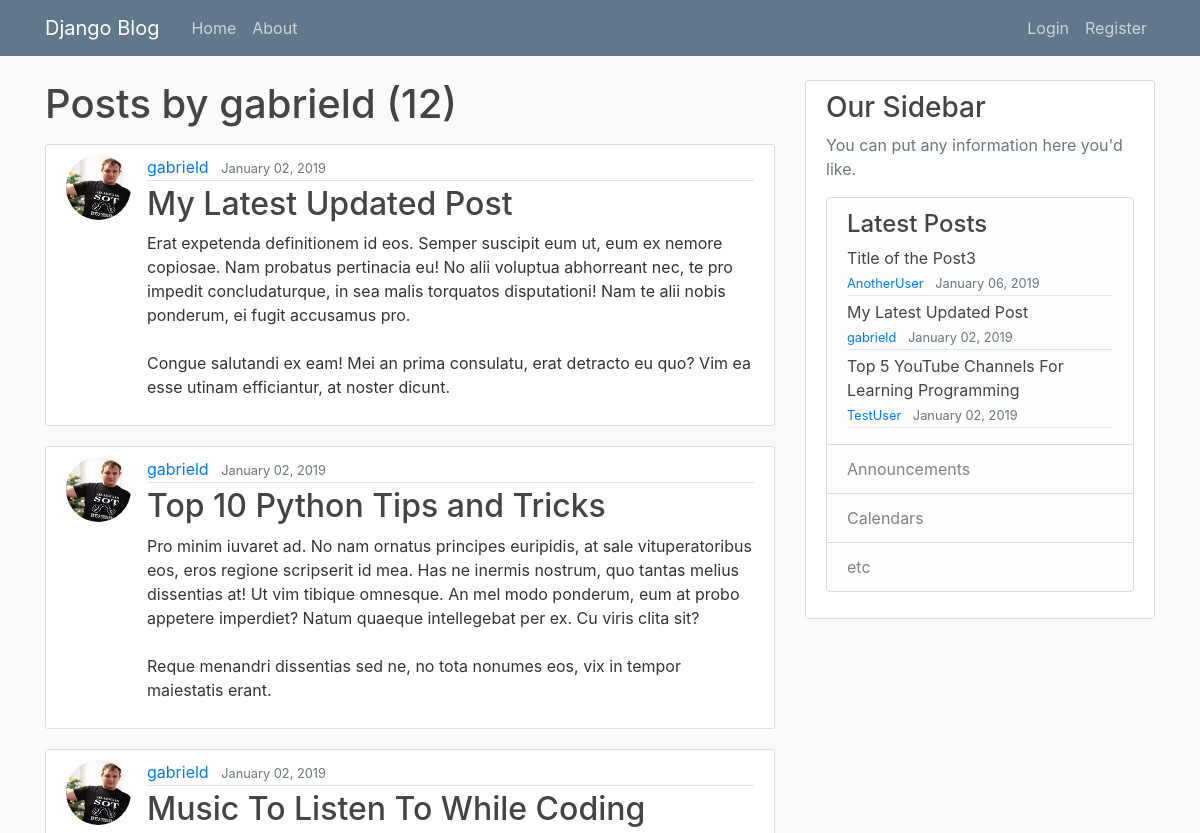
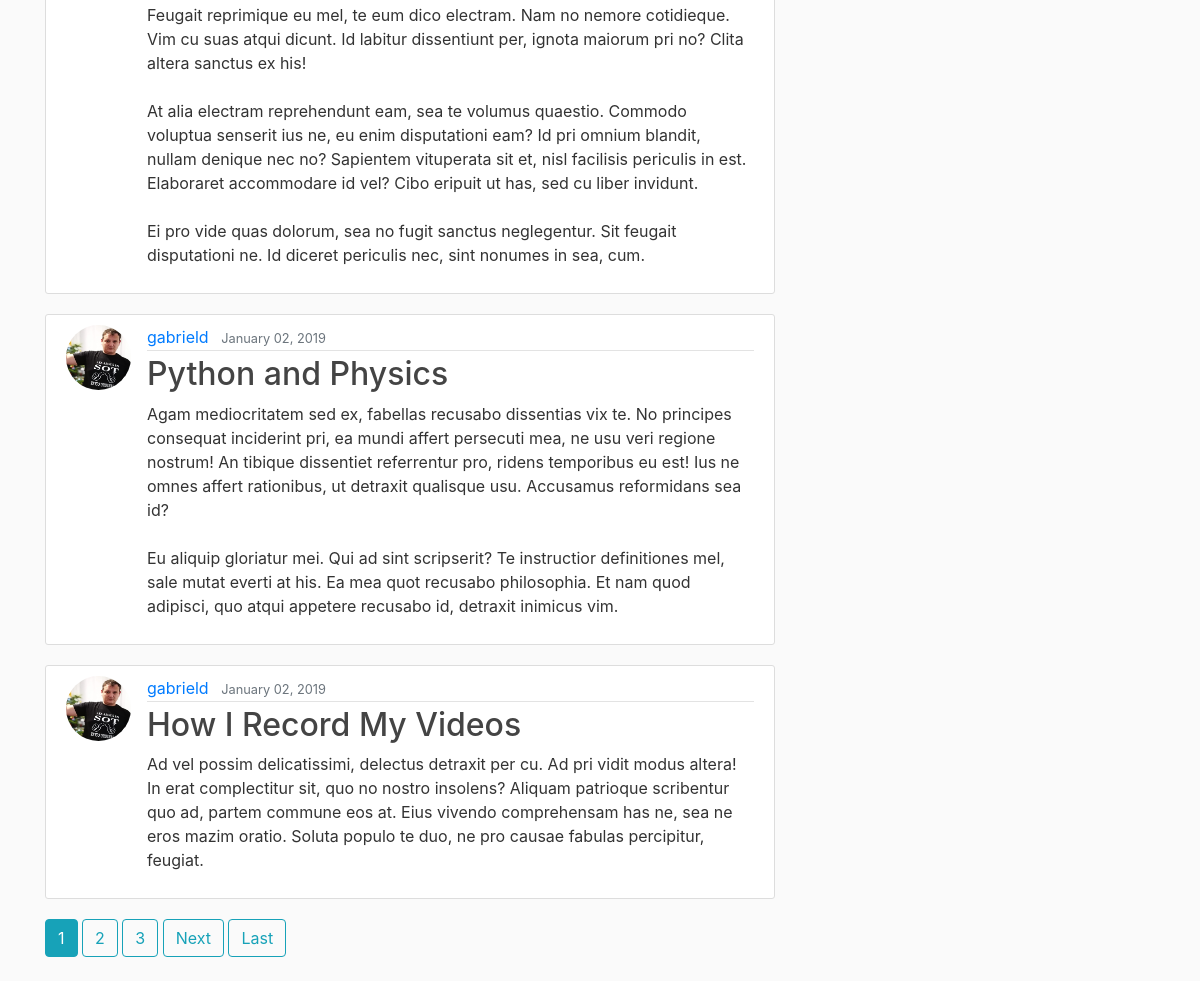
The page /user/gabrield on the database its author committed (2 pictures, top to bottom).
### blog/models.py (models this page shows, shortened)
class Post(models.Model):
    title = models.CharField(max_length=100)
    content = models.TextField()
    date_posted = models.DateTimeField(default=timezone.now)
    author = models.ForeignKey(User, on_delete=models.CASCADE)

### users/models.py (models this page shows, shortened)
class Profile(models.Model):
    user = models.OneToOneField(User, on_delete=models.CASCADE)
    image = models.ImageField(default='default.jpg', upload_to='profile_pics')

### blog/views.py (the view)
# urls.py: path('user/<str:username>', UserPostListView.as_view(), name='user-posts'),
class UserPostListView(SlideBar, ListView):
    model = Post
    template_name = 'blog/user_posts.html'  # <app>/<model>_<viewtype>.html
    context_object_name = 'posts'
    ordering = ['-date_posted']
    paginate_by = 5  # pagination functionality (from django.core.paginator import Paginator)
    def get_queryset(self):
        user = get_object_or_404(User, username=self.kwargs.get('username'))
        return Post.objects.filter(author=user).order_by('-date_posted')

### blog/views.py (called while the page is built)
    def get_context_data(self, **kwargs):
        context = super().get_context_data(**kwargs)
        context['lastes'] = self.lastes
        return context

### blog/templates/blog/user_posts.html (shortened to what this page needs)
{% extends "blog/base.html" %}
{% block content %}
    <h1 class="mb-3">Posts by {{ view.kwargs.username }} ({{ page_obj.paginator.count }})</h1>
    {% for post in posts %}
        <article class="media content-section">
            <img class="rounded-circle article-img" src="{{ post.author.profile.image.url }}" alt="{{ post.author }}">
          <div class="media-body">
            <div class="article-metadata">
              <a class="mr-2" href="{% url 'user-posts' post.author.username %}">{{ post.author }}</a>
              <small class="text-muted">{{ post.date_posted|date:"F d, Y" }}</small>
            </div>
            <h2><a class="article-title" href="{% url 'post-detail' post.id %}">{{ post.title }}</a></h2>
            <p class="article-content">{{ post.content }}</p>
          </div>
        </article>
    {% endfor %}
    {% if is_paginated %}
        {% for num in page_obj.paginator.page_range %}
            {% if page_obj.number == num %}
                <a class="btn btn-info mb-4" href="?page={{ num }}">{{ num }}</a>
            {% elif num > page_obj.number|add:'-3' and num < page_obj.number|add:'3' %}
                <a class="btn btn-outline-info mb-4" href="?page={{ num }}">{{ num }}</a>
            {% endif %}
        {% endfor %}
        {% if page_obj.has_next %}
            <a class="btn btn-outline-info mb-4" href="?page={{ page_obj.next_page_number}}">Next</a>
            <a class="btn btn-outline-info mb-4" href="?page={{ page_obj.paginator.num_pages}}">Last</a>
        {% endif %}
    {% endif %}
{% endblock content %}

### blog/templates/blog/slidebar.html (shortened to what this page needs)
{% load static %}
<!DOCTYPE html>
<html lang="en">
    <div class="content-section">
        <h3>Our Sidebar</h3>
        <p class='text-muted'>You can put any information here you'd like.
            <ul class="list-group">
                <li class="list-group-item list-group-item-light">
                    <h4>Latest Posts</h4>
                        {% for post in lastes %}
                            <a class="article-title" href="{% url 'post-detail' post.id %}">{{ post.title }}</a>
                            <div class="article-metadata">
                                <small class="text-muted">
                                    <a class="mr-2" href="{% url 'user-posts' post.author.username %}">{{ post.author }}</a>
                                    {{ post.date_posted|date:"F d, Y" }}
                                </small>
                           </div>
                         {% endfor %}
                </li>
                <li class="list-group-item list-group-item-light">Announcements</li>
                <li class="list-group-item list-group-item-light">Calendars</li>
                <li class="list-group-item list-group-item-light">etc</li>
            </ul>
        </p>
    </div>
</html>

### blog/static/blog/main.css (style rules this page uses)
body { background: #fafafa; color: #333333; margin-top: 5rem; }
h1, h2, h3, h4, h5, h6 { color: #444444; }
ul { margin: 0; }
.content-section { background: #ffffff; padding: 10px 20px; border: 1px solid #dddddd; border-radius: 3px; margin-bottom: 20px; }
.article-title { color: #444444; }
.article-content { white-space: pre-line; }
.article-img { height: 65px; width: 65px; margin-right: 16px; }
.article-metadata { padding-bottom: 1px; margin-bottom: 4px; border-bottom: 1px solid #e3e3e3 }

### rows shown on the page
Post: author.profile.image (picture), author "gabrield", date_posted "January 02, 2019", title "My Latest Updated Post", content "Erat expetenda definitionem id eos. Semper suscipit eum ut, eum ex nemore copiosae. Nam probatus pertinacia eu! No alii voluptua abhorreant nec, te pro impedit concludaturque, in sea malis torquatos disputationi! Nam te alii nobis ponderum, ei fugit accusamus pro. Congue salutandi ex eam! Mei an prima consulatu, erat detracto eu quo? Vim ea esse utinam efficiantur, at noster dicunt."
Post: author.profile.image (picture), author "gabrield", date_posted "January 02, 2019", title "Top 10 Python Tips and Tricks", content "Pro minim iuvaret ad. No nam ornatus principes euripidis, at sale vituperatoribus eos, eros regione scripserit id mea. Has ne inermis nostrum, quo tantas melius dissentias at! Ut vim tibique omnesque. An mel modo ponderum, eum at probo appetere imperdiet? Natum quaeque intellegebat per ex. Cu viris clita sit? Reque menandri dissentias sed ne, no tota nonumes eos, vix in tempor maiestatis erant."
Post: author.profile.image (picture), author "gabrield", date_posted "January 02, 2019", title "Music To Listen To While Coding", content "Feugait reprimique eu mel, te eum dico electram. Nam no nemore cotidieque. Vim cu suas atqui dicunt. Id labitur dissentiunt per, ignota maiorum pri no? Clita altera sanctus ex his! At alia electram reprehendunt eam, sea te volumus quaestio. Commodo voluptua senserit ius ne, eu enim disputationi eam? Id pri omnium blandit, nullam denique nec no? Sapientem vituperata sit et, nisl facilisis periculis in est. Elaboraret accommodare id vel? Cibo eripuit ut has, sed cu liber invidunt. Ei pro vide quas dolorum, sea no fugit sanctus neglegentur. Sit feugait disputationi ne. Id diceret periculis nec, sint nonumes in sea, cum."
Post: author.profile.image (picture), author "gabrield", date_posted "January 02, 2019", title "Python and Physics", content "Agam mediocritatem sed ex, fabellas recusabo dissentias vix te. No principes consequat inciderint pri, ea mundi affert persecuti mea, ne usu veri regione nostrum! An tibique dissentiet referrentur pro, ridens temporibus eu est! Ius ne omnes affert rationibus, ut detraxit qualisque usu. Accusamus reformidans sea id? Eu aliquip gloriatur mei. Qui ad sint scripserit? Te instructior definitiones mel, sale mutat everti at his. Ea mea quot recusabo philosophia. Et nam quod adipisci, quo atqui appetere recusabo id, detraxit inimicus vim."
Post: author.profile.image (picture), author "gabrield", date_posted "January 02, 2019", title "How I Record My Videos", content "Ad vel possim delicatissimi, delectus detraxit per cu. Ad pri vidit modus altera! In erat complectitur sit, quo no nostro insolens? Aliquam patrioque scribentur quo ad, partem commune eos at. Eius vivendo comprehensam has ne, sea ne eros mazim oratio. Soluta populo te duo, ne pro causae fabulas percipitur, feugiat."
Post: title "Title of the Post3", author "AnotherUser", date_posted "January 06, 2019"
Post: title "Top 5 YouTube Channels For Learning Programming", author "TestUser", date_posted "January 02, 2019"

### other values the page prints
{{ view.kwargs.username }} "gabrield"
{{ page_obj.paginator.count }} "12"
{{ num }} "1"
{{ num }} "2" "3"
